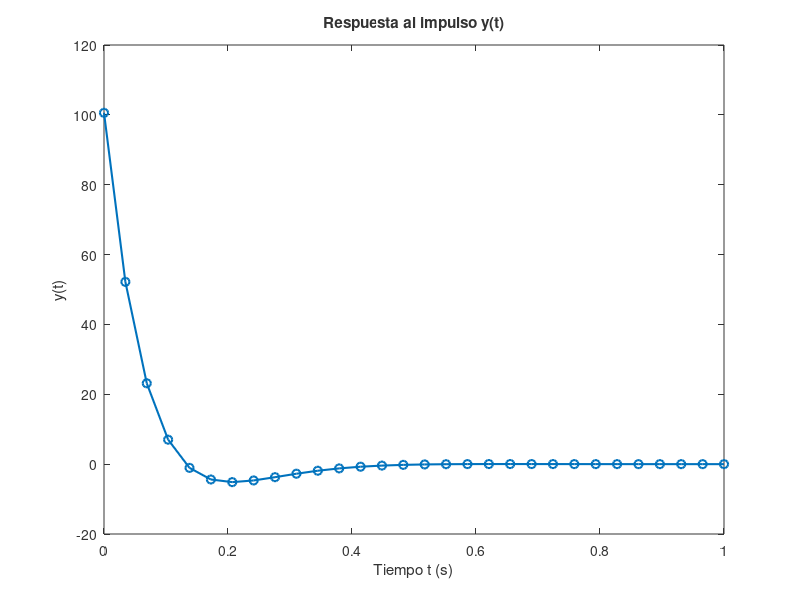

This chart was generated by the following MATLAB code:
num = [100.9, 3480, 38330, 132398];
den = [1, 52, 1061, 10108, 37828];

[r, p, k] = residue(num, den);
r
p
k

% Crear tiempo y evaluar la función
t = linspace(0, 1, 30);
y = 5.5433 * exp(-14 * t) + ...
    18.6491 * t .* exp(-14 * t) + ...
    124.27 * exp(-12 * t) .* cos(7 * t + 0.70);

% Colores personalizados
axisTextColor = [0.2 0.2 0.2];  % Gris oscuro

% Crear la figura
figure;
plot(t, y, 'o-', 'LineWidth', 1.5);

% Estética del gráfico
set(gcf, 'Color', 'white');               % Fondo de figura blanco
set(gca, 'Color', 'white');               % Fondo de los ejes blanco
set(gca, 'XColor', axisTextColor);        % Color del eje X
set(gca, 'YColor', axisTextColor);        % Color del eje Y
set(gca, 'Box', 'on');                    % Mostrar bordes

% Títulos y etiquetas con color
xlabel('Tiempo t (s)', 'Color', axisTextColor);
ylabel('y(t)', 'Color', axisTextColor);
title('Respuesta al impulso y(t)', 'Color', axisTextColor);

% Si hay leyenda, definir su color también
% legend('Respuesta','TextColor', axisTextColor, 'EdgeColor', 'none', 'Color', 'white');

% Exportar como imagen
exportgraphics(gcf, '../img/2-a-1.png', 'BackgroundColor', 'white', 'Resolution', 300);